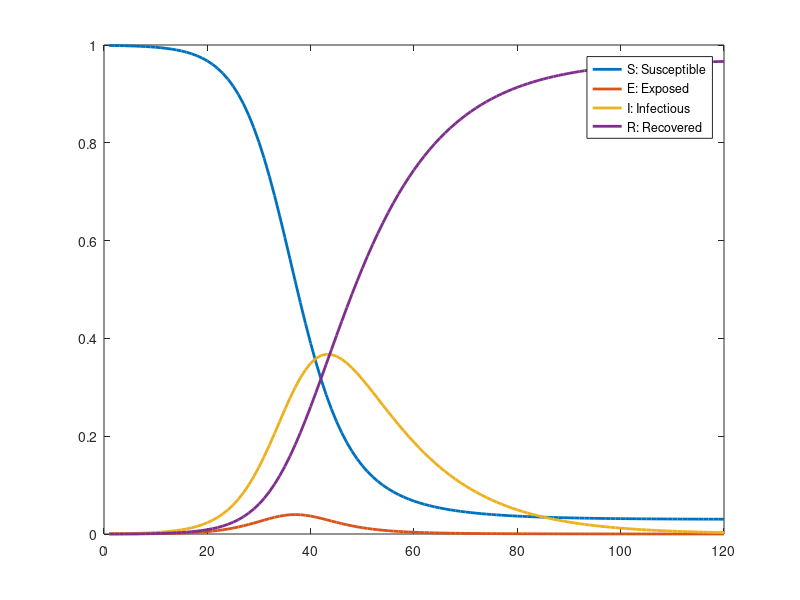

Recreate this plot in MATLAB.
% SEIR: Runge Kutta
clear; close all; clc;

t=120;      % day
re=0.001;   % recover rate per time step
dt=t*re;
Brn=3.6;    % Basic reproductive number
a=14;

N=10010;
S=zeros(1,t); E=S; I=S; R=S;

S(1)=10000/N; E(1)=5/N; I(1)=5/N; R(1)=0/N;

for ik=2:t
    
    sh=S(ik-1); eh=E(ik-1); ih=I(ik-1);
    k1=dt*[-Brn*sh*ih Brn*sh*ih-a*eh Brn*sh*ih-ih ih];
    
    sh=(S(ik-1)+k1(1)*dt/2); eh=(E(ik-1)+k1(2)*dt/2); ih=(I(ik-1)+k1(3)*dt/2);
    k2=dt*[-Brn*sh*ih Brn*sh*ih-a*eh Brn*sh*ih-ih ih];
    
    sh=(S(ik-1)+k2(1)*dt/2); eh=(E(ik-1)+k1(2)*dt/2); ih=(I(ik-1)+k2(3)*dt/2);
    k3=dt*[-Brn*sh*ih Brn*sh*ih-a*eh Brn*sh*ih-ih ih];
    
    sh=(S(ik-1)+k3(1)); eh=(E(ik-1)+k3(2)); ih=(I(ik-1)+k3(3));
    k4=dt*[-Brn*sh*ih Brn*sh*ih-a*eh Brn*sh*ih-ih ih];
    
    S(ik)=S(ik-1)+(k1(1)+k2(1)+k3(1)+k4(1))/6;
    E(ik)=E(ik-1)+(k1(2)+k2(2)+k3(2)+k4(2))/6;
    I(ik)=I(ik-1)+(k1(3)+k2(3)+k3(3)+k4(3))/6;
    R(ik)=R(ik-1)+(k1(4)+k2(4)+k3(4)+k4(4))/6;
end    

plot(S,'LineWidth',2)
hold on
plot(E,'LineWidth',2)
hold on
plot(I,'LineWidth',2)
hold on 
plot(R,'LineWidth',2)
legend("S: Susceptible","E: Exposed","I: Infectious","R: Recovered")
saveas(gcf,"SEIR_RK4.jpg")
